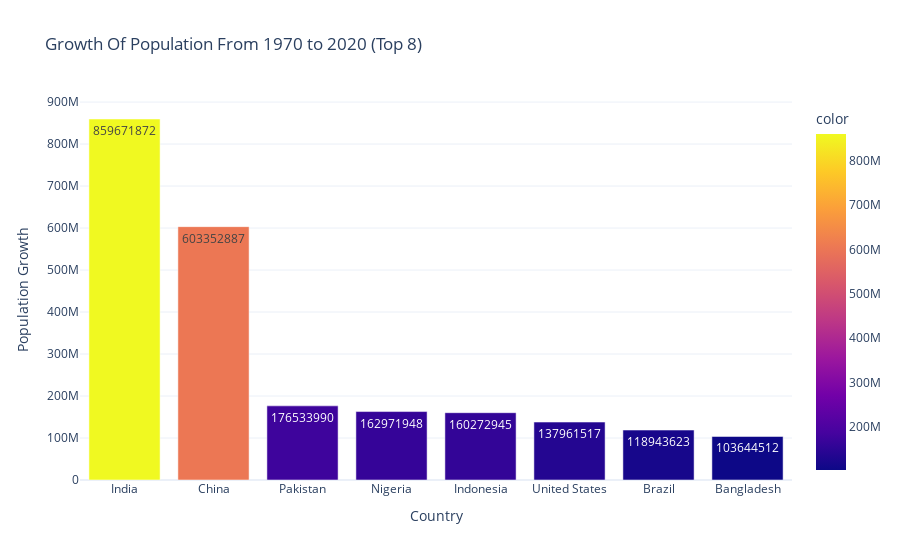

Notebook code cell kept with this figure:
### Code cell
fig=px.bar(x=growth.index,
 y=growth.values,
 text=growth.values,
 color=growth.values,
 title='Growth Of Population From 1970 to 2020 (Top 8)',
 template='plotly_white')
 fig.update_layout(xaxis_title='Country',
 yaxis_title='Population Growth')
 fig.show()

### Figure 1 — Plotly figure (JSON) as saved in the notebook; plotly's stock layout.template omitted (floating-point values rounded to 4 significant figures)
{"data": [{"alignmentgroup": "True", "hovertemplate": "x=%{x}<br>y=%{y}<br>text=%{text}<br>color=%{marker.color}<extra></extra>", "legendgroup": "", "marker": {"color": [859671872, 603352887, 176533990, 162971948, 160272945, 137961517, 118943623, 103644512], "coloraxis": "coloraxis", "pattern": {"shape": ""}}, "name": "", "offsetgroup": "", "orientation": "v", "showlegend": false, "text": [859671872, 603352887, 176533990, 162971948, 160272945, 137961517, 118943623, 103644512], "textposition": "auto", "type": "bar", "x": ["India", "China", "Pakistan", "Nigeria", "Indonesia", "United States", "Brazil", "Bangladesh"], "xaxis": "x", "y": [859671872, 603352887, 176533990, 162971948, 160272945, 137961517, 118943623, 103644512], "yaxis": "y"}], "layout": {"autosize": true, "barmode": "relative", "coloraxis": {"colorbar": {"title": {"text": "color"}}, "colorscale": [[0, "#0d0887"], [0.1111, "#46039f"], [0.2222, "#7201a8"], [0.3333, "#9c179e"], [0.4444, "#bd3786"], [0.5556, "#d8576b"], [0.6667, "#ed7953"], [0.7778, "#fb9f3a"], [0.8889, "#fdca26"], [1, "#f0f921"]]}, "legend": {"tracegroupgap": 0}, "title": {"text": "Growth Of Population From 1970 to 2020 (Top 8)"}, "xaxis": {"anchor": "y", "autorange": true, "domain": [0, 1], "range": [-0.5, 7.5], "title": {"text": "Country"}, "type": "category"}, "yaxis": {"anchor": "x", "autorange": true, "domain": [0, 1], "range": [0, 904917760], "title": {"text": "Population Growth"}, "type": "linear"}}}
